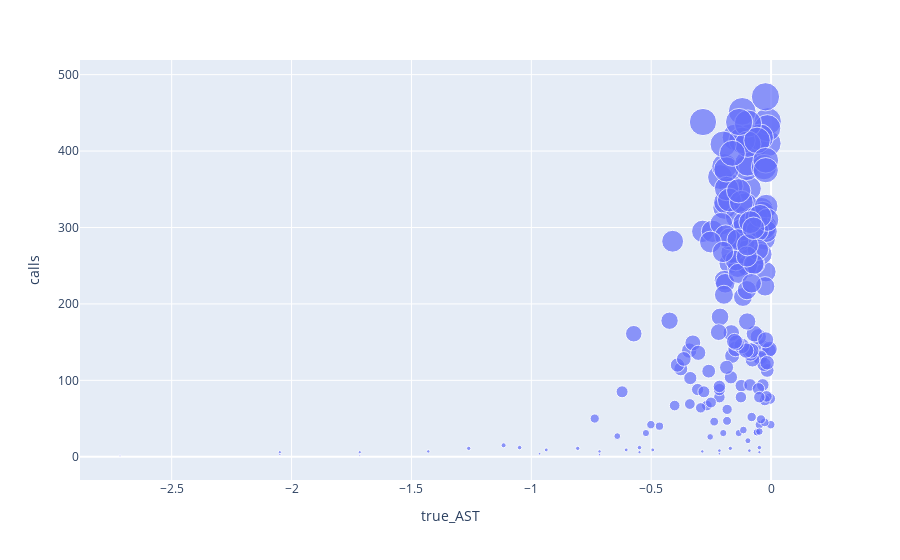

Notebook code cell kept with this figure:
### Code cell
px.scatter(negative_agent_ast,x='true_AST',y='calls',size='calls')

### Figure 1 — Plotly figure (JSON) as saved in the notebook; plotly's stock layout.template omitted (floating-point values rounded to 4 significant figures; data arrays with more than 128 entries replaced by an {"elided": "..."} marker saying what was removed)
{"data": [{"hovertemplate": "true_AST=%{x}<br>calls=%{marker.size}<extra></extra>", "legendgroup": "", "marker": {"color": "#636efa", "size": {"elided": "190 int values"}, "sizemode": "area", "sizeref": 1.177, "symbol": "circle"}, "mode": "markers", "name": "", "orientation": "v", "showlegend": false, "type": "scatter", "x": {"elided": "190 float values"}, "xaxis": "x", "y": {"elided": "190 int values"}, "yaxis": "y"}], "layout": {"legend": {"itemsizing": "constant", "tracegroupgap": 0}, "margin": {"t": 60}, "xaxis": {"anchor": "y", "domain": [0, 1], "title": {"text": "true_AST"}}, "yaxis": {"anchor": "x", "domain": [0, 1], "title": {"text": "calls"}}}}
